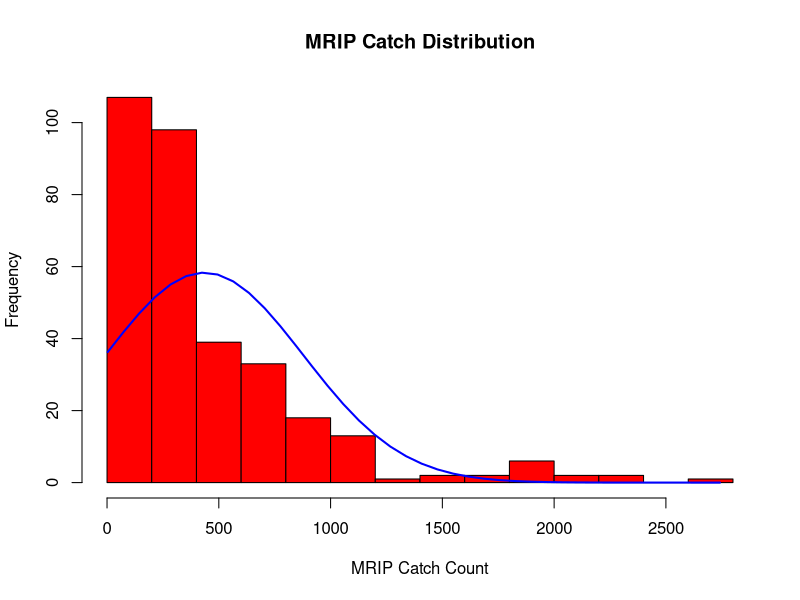
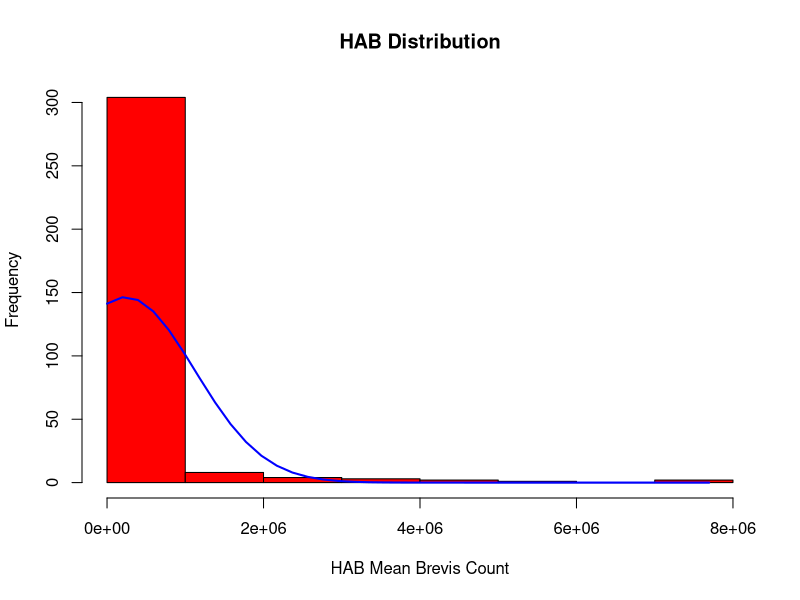
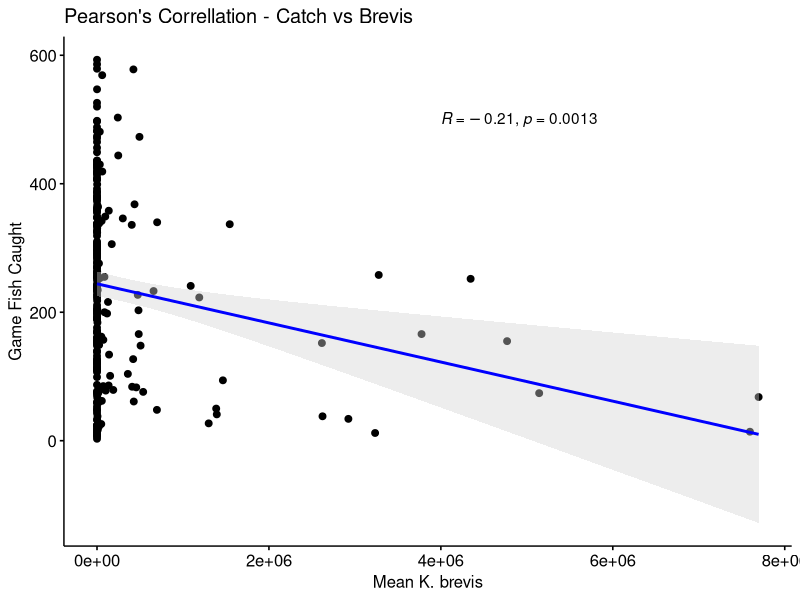

Here is the R script that generated these plots, in order:
## ---- chunk 1
library(tidyverse)
library(dplyr)
library(ggpubr)
## ---- chunk 2
HAB_MRIP <- read.csv("../data_out/sarasota.csv")
HAB_MRIP_small <- read.csv("../data_out/sarasota_year_month.csv")
## ---- chunk 3
summary(HAB_MRIP_small$mean_brevis_count)
summary(HAB_MRIP_small$catch_count)


## ---- chunk 4
#https://www.statmethods.net/graphs/density.html
# Add a Normal Curve (Thanks to Peter Dalgaard)
x <- HAB_MRIP_small$catch_count
h<-hist(x, breaks=10, col="red", xlab="MRIP Catch Count",
   main="MRIP Catch Distribution")
xfit<-seq(min(x),max(x),length=40)
yfit<-dnorm(xfit,mean=mean(x),sd=sd(x))
yfit <- yfit*diff(h$mids[1:2])*length(x)
lines(xfit, yfit, col="blue", lwd=2) 


## ---- chunk 5
x <- HAB_MRIP_small$mean_brevis_count
h<-hist(x, breaks=10, col="red", xlab="HAB Mean Brevis Count",
   main="HAB Distribution")
xfit<-seq(min(x),max(x),length=40)
yfit<-dnorm(xfit,mean=mean(x),sd=sd(x))
yfit <- yfit*diff(h$mids[1:2])*length(x)
lines(xfit, yfit, col="blue", lwd=2) 
## ---- chunk 6
count(HAB_MRIP_small %>% filter(mean_brevis_count<1000))
count(HAB_MRIP_small %>% filter(mean_brevis_count>100000))
count(HAB_MRIP_small)
## ---- chunk 7
remove_outliers <- HAB_MRIP_small %>% filter(catch_count < 600)

#Test 1
cor.test(remove_outliers$mean_brevis_count, remove_outliers$catch_count, method=c("pearson", "kendall", "spearman"))
## ---- chunk 8
#Test previous month 
cor.test(remove_outliers$previous_month_mean_brevis, remove_outliers$catch_count, method=c("pearson", "kendall", "spearman"))  #nearly the same

## ---- chunk 9
#Plot Correlation coeffecient

#http://www.sthda.com/english/wiki/correlation-test-between-two-variables-in-r

ggscatter(remove_outliers, x = "mean_brevis_count", y = "catch_count", 
          add = "reg.line", conf.int = TRUE, 
          cor.coef = TRUE, cor.method = "pearson",
          xlab = "Mean K. brevis", ylab = "Game Fish Caught", title="Pearson's Correllation - Catch vs Brevis",
          add.params = list(color = "blue", fill = "lightgray"),cor.coef.coord =c(3999999,500))

